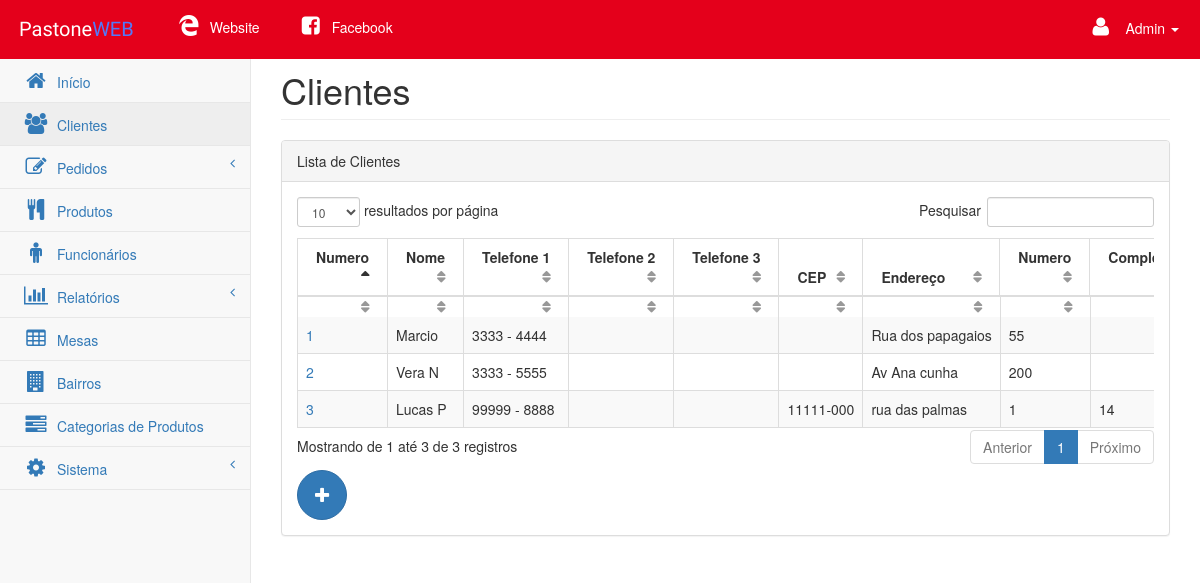
Page /app/view/pages/clientes.php (signed in) on the committed database.
### tables this page shows
CREATE TABLE IF NOT EXISTS `cliente` (
  `id` int(6) NOT NULL AUTO_INCREMENT,
  `nome` varchar(50) NOT NULL DEFAULT '0',
  `telefone1` varchar(12) DEFAULT '0',
  `telefone2` varchar(12) DEFAULT '0',
  `telefone3` varchar(12) DEFAULT '0',
  `cep` varchar(8) DEFAULT '0',
  `endereco` varchar(30) NOT NULL DEFAULT '0',
  `numero` varchar(8) NOT NULL DEFAULT '0',
  `complemento` varchar(40) DEFAULT '0',
  `ponto_referencia` varchar(30) DEFAULT '0',
  `bairro` int(3) NOT NULL DEFAULT '0',
  `cidade` varchar(20) NOT NULL DEFAULT '0',
  `estado` int(2) NOT NULL DEFAULT '1',
  `ativo` tinyint(1) NOT NULL DEFAULT '0',
  `cadastro` timestamp NOT NULL DEFAULT CURRENT_TIMESTAMP,
  `observacao` varchar(255) DEFAULT '',
  PRIMARY KEY (`id`),
  KEY `FK_cliente_bairro` (`bairro`),
  KEY `FK_cliente_estado` (`estado`),
  CONSTRAINT `FK_cliente_bairro` FOREIGN KEY (`bairro`) REFERENCES `bairro` (`id`),
  CONSTRAINT `FK_cliente_estado` FOREIGN KEY (`estado`) REFERENCES `estado` (`id`)
);

### app/model/DAO/clienteDAO.php (called while the page is built, shortened)
<?php
    include_once '../../model/Cliente.php';
    class clienteDAO{
        private $conn;
        function __construct($conn){
            $this->conn = $conn;
        }
        function listarClientes(){
            $query  = "select * from cliente";
            $result = $this->conn->query($query);
            $clientes = array();
            while ($cliente = $result->fetch_array()) {
                $cliente2 = new Cliente(
                    $cliente['id'],
                    $cliente['nome'],
                    $cliente['telefone1'],
                    $cliente['telefone2'],
                    $cliente['telefone3'],
                    $cliente['cep'],
                    $cliente['endereco'],
                    $cliente['numero'],
                    $cliente['complemento'],
                    $cliente['ponto_referencia'],
                    $cliente['bairro'],
                    $cliente['cidade'],
                    $cliente['estado'],
                    $cliente['ativo'],
                    $cliente['cadastro'],
					$cliente['observacao']);
                $clientes[] = $cliente2;
            }
            return $clientes;
        }
    }
?>

### app/model/Cliente.php (called while the page is built, shortened)
<?php
    class Cliente{
        private $id;
        private $nome;
        private $telefone1;
        private $telefone2;
        private $telefone3;
        private $CEP;
        private $endereco;
        private $numero;
        private $complemento;
        private $ativo;
		function __construct($id, $nome, $telefone1, $telefone2, $telefone3, $CEP, $endereco, $numero, $complemento, $pontoReferencia, $bairro, $cidade,$estado, $ativo, $cadastro, $observacao){
            $this->id              = $id;
            $this->nome            = $nome;
            $this->telefone1       = $telefone1;
            $this->telefone2       = $telefone2;
            $this->telefone3       = $telefone3;
            $this->CEP             = $CEP;
            $this->endereco        = $endereco;
            $this->numero          = $numero;
            $this->complemento     = $complemento;
            $this->ativo           = $ativo;
        }
        public function getId(){
            return $this->id;
        }
        public function getNome(){
            return $this->nome;
        }
        public function getTelefone1(){
            return $this->telefone1;
        }
        public function getTelefone2(){
            return $this->telefone2;
        }
        public function getTelefone3(){
            return $this->telefone3;
        }
        public function getCEP(){
            return $this->CEP;
        }
        public function getEndereco(){
            return $this->endereco;
        }
        public function getNumero(){
            return $this->numero;
        }
        public function getComplemento(){
            return $this->complemento;
        }
        public function getAtivo(){
            return $this->ativo;
        }
    }
?>

### app/view/functionsTratamentoString.php (called while the page is built, shortened)
<?php
    function cepMask($cep){
        if(strlen($cep)==8){
            $cep = substr($cep, 0, 5)."-".substr($cep, 5, 3);
        }
        return $cep;
    }
    function telefoneMask($val){
        $mask='';
        switch (strlen($val)) {
            case 8:
                $mask = '#### - ####';
                break;
            case 9:
                $mask = '##### - ####';
                break;
            default:
                $mask = '############';
        }
        $maskared = '';
        $k = 0;
        for($i = 0; $i<=strlen($mask)-1; $i++){
            if($mask[$i] == '#'){
                if(isset($val[$k])){
                    $maskared .= $val[$k++];
                }
            }
            else
            {
                if(isset($mask[$i])){
                    $maskared .= $mask[$i];
                }
            }
        }
        return $maskared;
    }
?>

### app/view/functionsCliente.php (the view, shortened to what this page needs)
<?php
    include_once '../../model/DAO/clienteDAO.php';
    include_once '../functionsTratamentoString.php';
    function imprimeClientes(){
        $cf   = new connectionFactory();
        $conn = $cf->getConnection();
        $CDAO     = new clienteDAO($conn);
        $clientes = $CDAO->listarClientes();
        $output = "";
        if(isset($clientes)){
            $cont = 0;
            foreach($clientes as $c) {
                $class = ($cont%2==0)?"even gradeC":"odd gradeA";
                $output .= "<tr class='".$class."'>
                            <td><a href='cadastro-clientes.php?id=".$c->getId()."'>".$c->getId()."</a></td>
                            <td>".$c->getNome()."</td>";
				$output .= "<td data-search='".$c->getTelefone1()."'>".telefoneMask($c->getTelefone1())."</td>
                            <td data-search='".$c->getTelefone2()."'>".telefoneMask($c->getTelefone2())."</td>
                            <td data-search='".$c->getTelefone3()."'>".telefoneMask($c->getTelefone3())."</td>
                            <td data-search='".$c->getCEP()."'>".cepMask($c->getCEP())."</td>
                            <td>".$c->getEndereco()."</td>
                            <td>".$c->getNumero()."</td>
                            <td>".$c->getComplemento()."</td>
                            <td>".$c->getPontoReferencia()."</td>";
                $cf   = new connectionFactory();
                $conn = $cf->getConnection();
                $CDAO   = new bairroDAO($conn);
                $bairro = $CDAO->buscarBairro($c->getBairro());
                $output .= "<td><a href='cadastro-bairro.php?id=".$bairro->getId()."'>".$bairro->getNome()."</a></td>" ;
                $output .= "<td>".$c->getCidade()."</td>";
                $cf   = new connectionFactory();
                $conn = $cf->getConnection();
                $EDAO   = new estadoDAO($conn);
                $estado = $EDAO->buscarEstado($c->getEstado());
                $output .= "<td>".$estado->getNome()."</td>
                            <td>".(($c->getAtivo()==1)?'Ativo':'Bloqueado')."</td>
							<td>".$c->getObservacao()."</td>
                        </tr>";
                $cont++;
            }
        }
        echo $output;
    }
?>

### rows in the picture
cliente: id "1", nome "Marcio", telefone1 "3333 - 4444", endereco "Rua dos papagaios", numero "55"
cliente: id "2", nome "Vera N", telefone1 "3333 - 5555", endereco "Av Ana cunha", numero "200"
cliente: id "3", nome "Lucas P", telefone1 "99999 - 8888", cep "11111-000", endereco "rua das palmas", numero "1", complemento "14"

### other values in the picture
$temp[0] "Admin"
